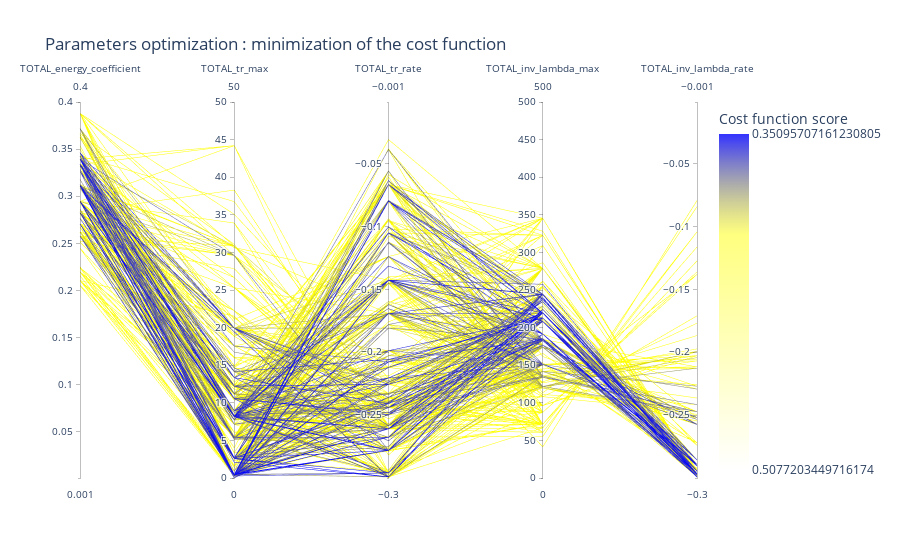

Notebook code for this chart:
### Code cell
fig = viewer.parallel_coordinates(1000, unselected_opacity=0)
fig

### Figure 1 — Plotly figure (JSON) as saved in the notebook; plotly's stock layout.template omitted (floating-point values rounded to 4 significant figures; data arrays with more than 128 entries replaced by an {"elided": "..."} marker saying what was removed)
{"data": [{"dimensions": [{"label": "TOTAL_energy_coefficient", "range": [0.001, 0.4], "values": {"elided": "1000 float values"}}, {"label": "TOTAL_tr_max", "range": [0, 50], "values": {"elided": "1000 float values"}}, {"label": "TOTAL_tr_rate", "range": [-0.3, -0.001], "values": {"elided": "1000 float values"}}, {"label": "TOTAL_inv_lambda_max", "range": [0, 500], "values": {"elided": "1000 float values"}}, {"label": "TOTAL_inv_lambda_rate", "range": [-0.3, -0.001], "values": {"elided": "1000 float values"}}], "line": {"color": {"elided": "1000 float values"}, "colorbar": {"tickmode": "array", "ticktext": [0.351, 0.5077], "tickvals": [-0.351, -0.5077], "title": {"text": "Cost function score"}}, "colorscale": [[0, "rgba(0, 0, 255, 0.8)"], [0.3, "rgba(255,255,0,0.5)"], [1, "rgba(255,255,0,0.0)"]], "reversescale": true, "showscale": true}, "type": "parcoords", "unselected": {"line": {"opacity": 0}}}], "layout": {"coloraxis": {"colorbar": {"title": {"text": "Fitness"}}}, "title": {"text": "Parameters optimization : minimization of the cost function"}}}
